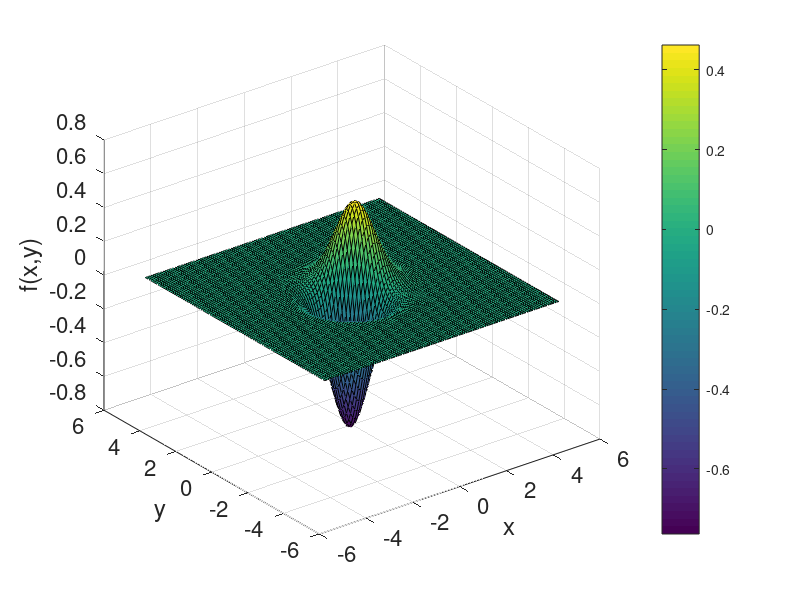
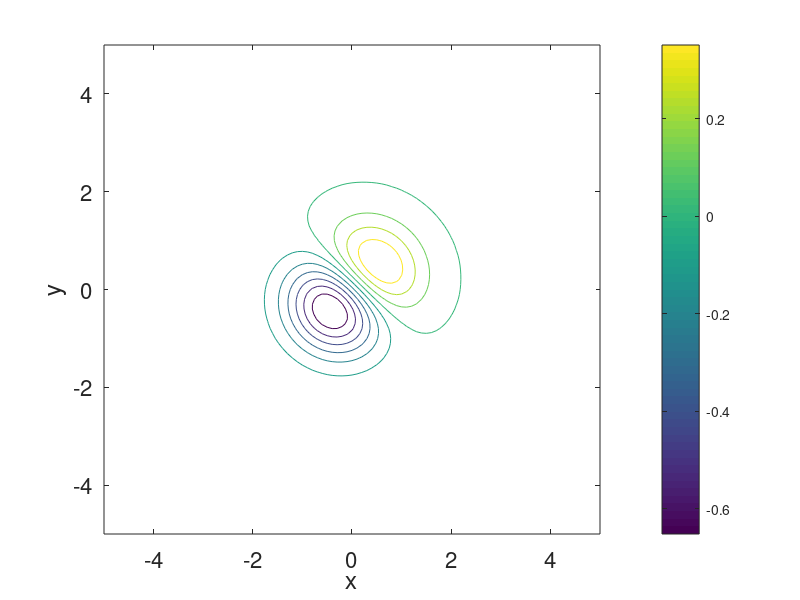

MATLAB code to generate these figures, in order:
% 02/12/2025

clear 
close all
%% Example 2.1

x1 = -5:0.1:5;
x2 = -5:0.1:5;
[x,y] = meshgrid(x1,x2);

f = @(x,y) (x+y-1/4).*exp(-x.^2-y.^2);

figure(1)
surf(x,y,f(x,y))
colorbar
xlabel('x')
ylabel('y')
zlabel('f(x,y)')
set(gca,'fontsize',16)

figure(2)
contour(x,y,f(x,y))
xlabel('x')
ylabel('y')
colorbar
set(gca,'fontsize',16)
hold on
% line([0 10000],[10000 0])

% figure(3)
% hold on
% xc = 3846; yc = 6154;
% line([5000 5000],[0 10000])
% line([0 10000],[8000 8000])
% line([10000 0],[0 10000])
% plot(xc,yc, '.','markersize',20)
% text(500,4000,'Feasible region','fontsize',20)